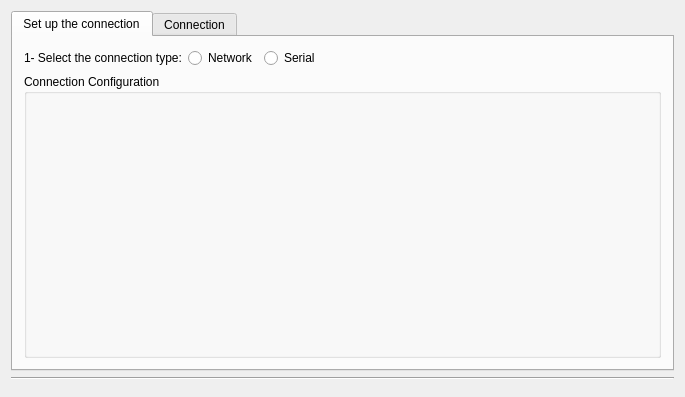
<?xml version="1.0" encoding="UTF-8"?>
<ui version="4.0">
 <class>MainWindow</class>
 <widget class="QWidget" name="MainWindow">
  <property name="geometry">
   <rect>
    <x>0</x>
    <y>0</y>
    <width>685</width>
    <height>397</height>
   </rect>
  </property>
  <property name="windowTitle">
   <string>MainWindow</string>
  </property>
  <layout class="QVBoxLayout" name="verticalLayout">
   <item>
    <widget class="QTabWidget" name="tabMain">
     <property name="currentIndex">
      <number>0</number>
     </property>
     <property name="documentMode">
      <bool>false</bool>
     </property>
     <property name="tabsClosable">
      <bool>false</bool>
     </property>
     <widget class="QWidget" name="tabSetUpConnection">
      <attribute name="title">
       <string>Set up the connection</string>
      </attribute>
      <layout class="QVBoxLayout" name="verticalLayout_3">
       <item>
        <layout class="QHBoxLayout" name="horizontalLayout_2">
         <item>
          <widget class="QLabel" name="label">
           <property name="text">
            <string>1- Select the connection type:</string>
           </property>
          </widget>
         </item>
         <item>
          <widget class="QRadioButton" name="rbNetwork">
           <property name="text">
            <string>Network</string>
           </property>
          </widget>
         </item>
         <item>
          <widget class="QRadioButton" name="rbSerial">
           <property name="text">
            <string>Serial</string>
           </property>
          </widget>
         </item>
         <item>
          <spacer name="horizontalSpacer">
           <property name="orientation">
            <enum>Qt::Horizontal</enum>
           </property>
           <property name="sizeHint" stdset="0">
            <size>
             <width>283</width>
             <height>20</height>
            </size>
           </property>
          </spacer>
         </item>
        </layout>
       </item>
       <item>
        <widget class="QGroupBox" name="gbConnConfig">
         <property name="sizePolicy">
          <sizepolicy hsizetype="Preferred" vsizetype="MinimumExpanding">
           <horstretch>0</horstretch>
           <verstretch>0</verstretch>
          </sizepolicy>
         </property>
         <property name="title">
          <string>Connection Configuration</string>
         </property>
         <layout class="QHBoxLayout" name="horizontalLayout_3"/>
        </widget>
       </item>
      </layout>
     </widget>
     <widget class="QWidget" name="tabConnection">
      <attribute name="title">
       <string>Connection</string>
      </attribute>
      <layout class="QVBoxLayout" name="verticalLayout_2">
       <item>
        <layout class="QHBoxLayout" name="horizontalLayout">
         <item>
          <spacer name="horizontalSpacer_2">
           <property name="orientation">
            <enum>Qt::Horizontal</enum>
           </property>
           <property name="sizeHint" stdset="0">
            <size>
             <width>40</width>
             <height>20</height>
            </size>
           </property>
          </spacer>
         </item>
         <item>
          <widget class="QPushButton" name="btCloseConnection">
           <property name="text">
            <string>Close Connection</string>
           </property>
          </widget>
         </item>
        </layout>
       </item>
      </layout>
     </widget>
    </widget>
   </item>
   <item>
    <widget class="Line" name="line">
     <property name="orientation">
      <enum>Qt::Horizontal</enum>
     </property>
    </widget>
   </item>
   <item>
    <widget class="QFrame" name="frMessages">
     <property name="sizePolicy">
      <sizepolicy hsizetype="Preferred" vsizetype="Fixed">
       <horstretch>0</horstretch>
       <verstretch>0</verstretch>
      </sizepolicy>
     </property>
     <property name="frameShape">
      <enum>QFrame::StyledPanel</enum>
     </property>
     <property name="frameShadow">
      <enum>QFrame::Raised</enum>
     </property>
    </widget>
   </item>
  </layout>
 </widget>
 <layoutdefault spacing="6" margin="11"/>
 <resources/>
 <connections/>
</ui>
